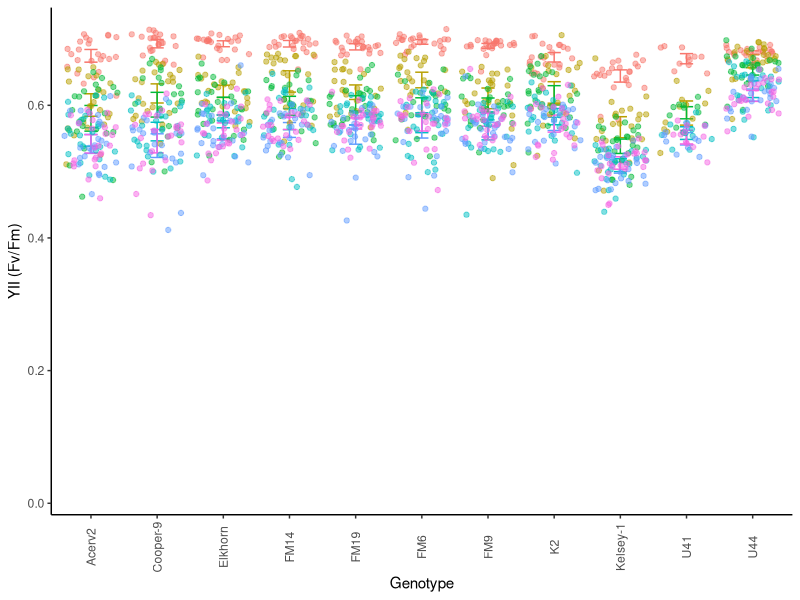
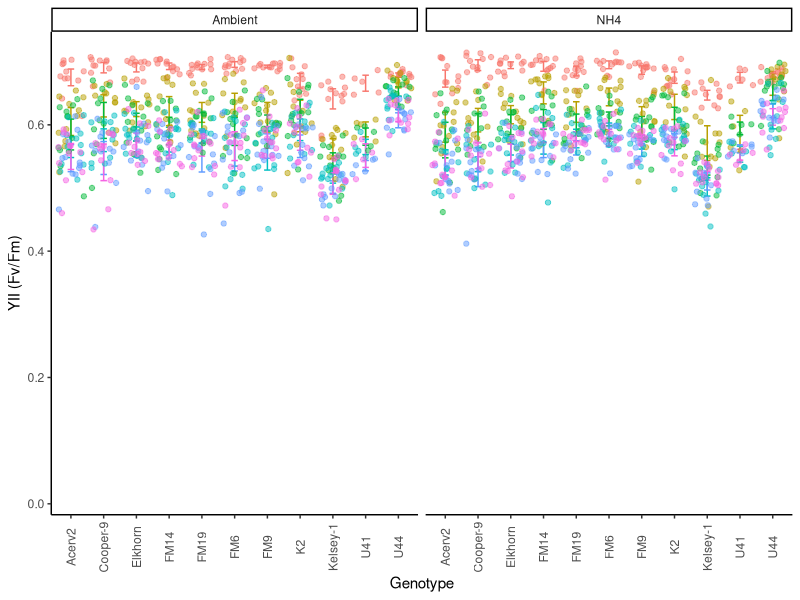
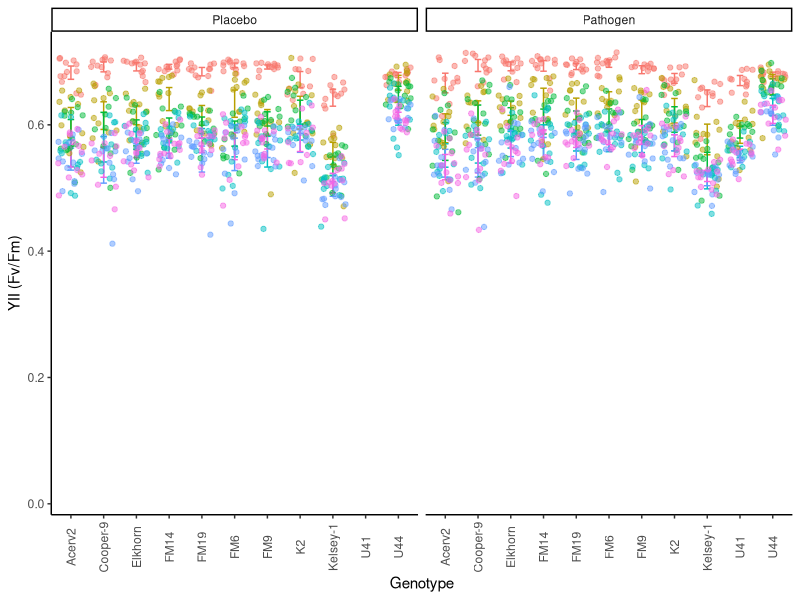
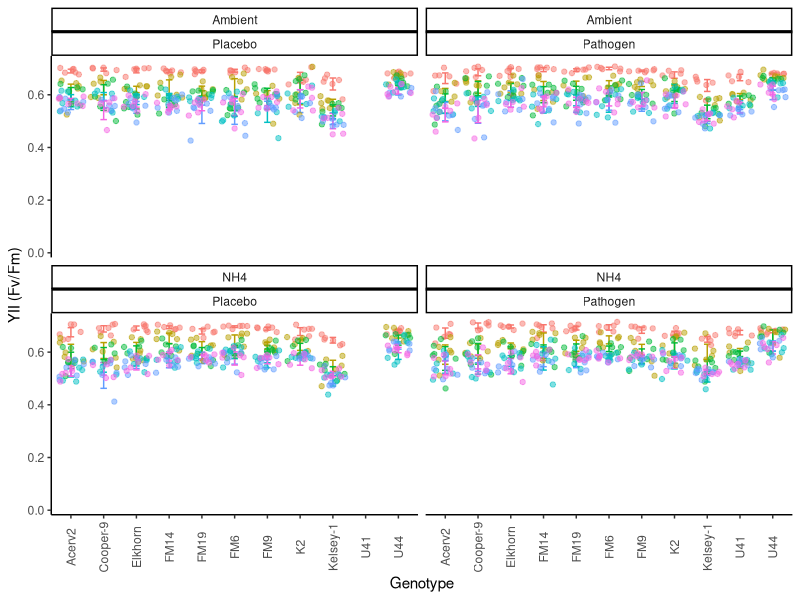
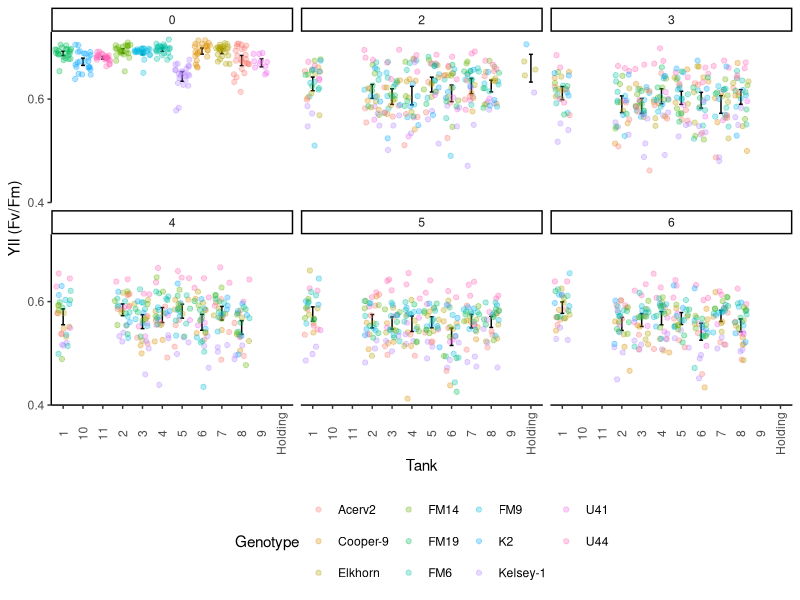
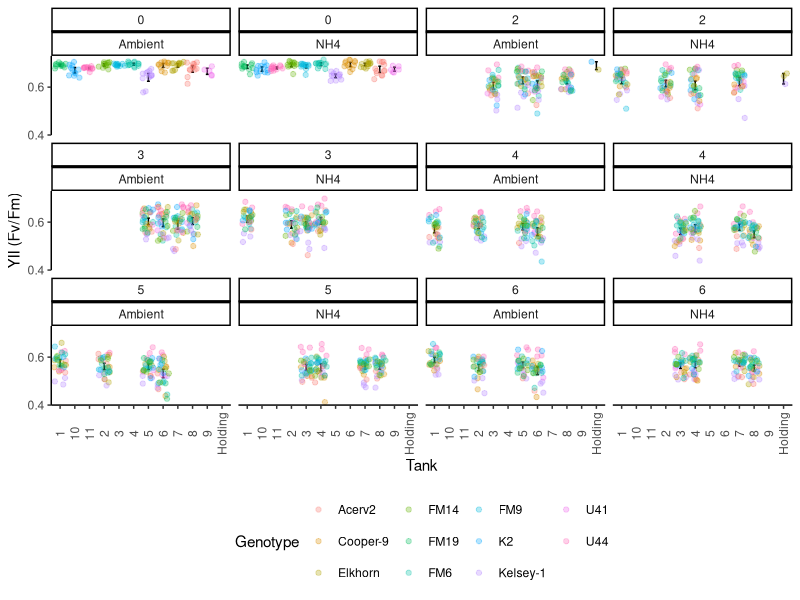
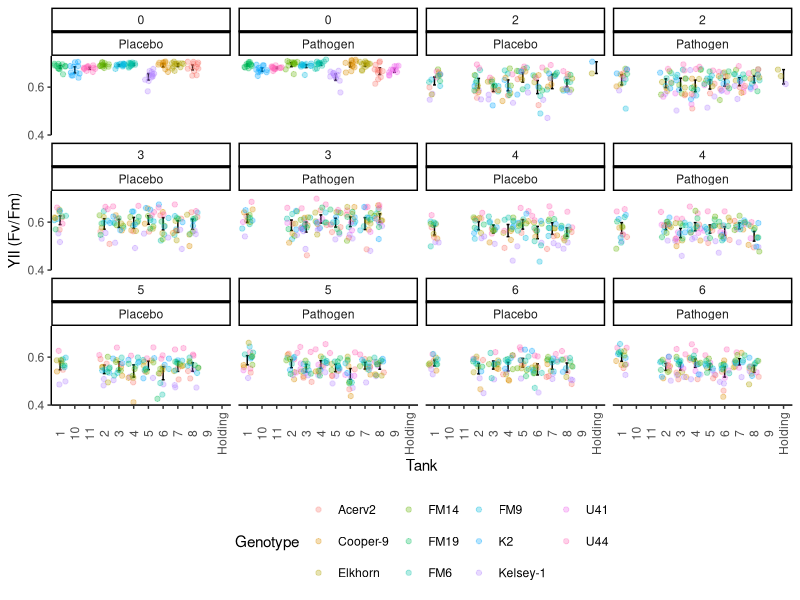
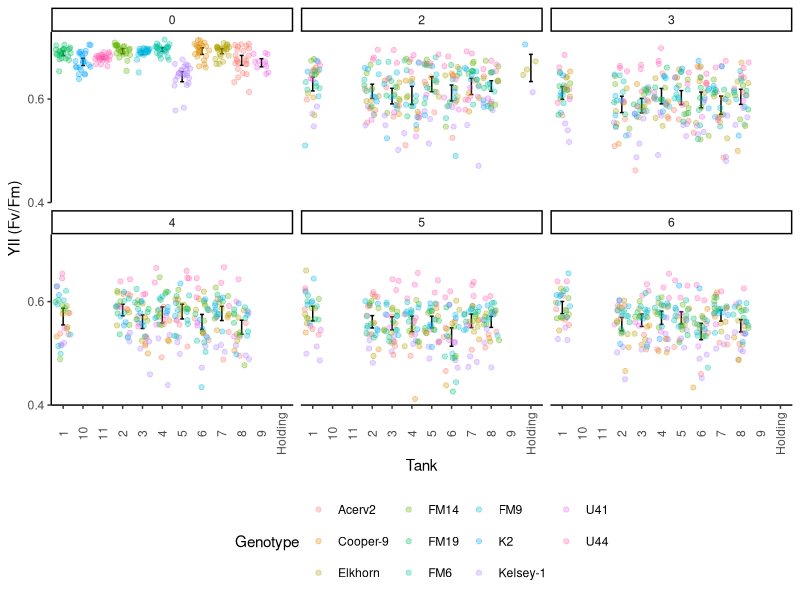

Write R code to recreate these figures, in order. (Note: this script raises an error after producing the figures.)
## ---- chunk 1
knitr::opts_chunk$set(echo = TRUE, warning=FALSE, message=FALSE, fig.width=7, fig.height=7 )
## ---- chunk 2

# Get all libraries and sources required to run the script

library(dplyr)
library(plyr)
library(reshape2)
library(ggplot2)
library(ggthemes)

theme_set (theme_classic() + theme(panel.grid.major = element_blank(),
                              panel.grid.minor = element_blank(), 
                              axis.line = element_line(colour = "black"),
                              legend.position="none",
                              axis.text.x = element_text(angle = 90, vjust = 0.5),
                              plot.title = element_text(size=12, face="bold"),
                              #panel.border = element_rect(colour = "black", fill=NA, size=1)
                              panel.border = element_blank()
                              ))
## ---- chunk 3

# 1. Import data: 

  # Long format Ssid YII
    YII.Tall<-read.csv("Data/YII_tall.csv")

  # Wide format 
    # YII.wide<- YII.Tall<-readRDS("Data/YII.Wide.rds")
    # YII.Wide<-read.csv("Data/YII_Wide.csv")
  
  #summary(YII.Tall)


# 2. Data clean-up an types: 
  
  # Variable types 
    #YII.nutrients$Time <- as.factor(YII.nutrients$Time)
    YII.Tall$Time<-as.numeric(YII.Tall$Time)
    YII.Tall$Date<-as.Date(YII.Tall$Date, "%Y-%m-%d")
    YII.Tall$Days<-(as.numeric(YII.Tall$Date)-18486)
  
  # Remove-unused data    
    Extras <- YII.Tall[which (YII.Tall$Nutrients=="Extra"), ]
    YII.Tall <- droplevels(YII.Tall[!rownames(YII.Tall) %in%
                                        rownames(Extras), ])
    
    Error <- YII.Tall[which (YII.Tall$YII==0), ]
    YII.Tall <- droplevels(YII.Tall[!rownames(YII.Tall) %in%
                                        rownames(Error), ])
  # Treatments
    YII.Tall$Nutrients<-factor(YII.Tall$Nutrients, 
                             levels= c("Ambient", "NH4"), ordered=TRUE)
    YII.Tall$Disease<-factor(YII.Tall$Disease, 
                             levels= c("Placebo", "Pathogen"), ordered=TRUE)
  # Replicates
    YII.Tall$Tank<-factor(YII.Tall$Tank, ordered=FALSE)
    YII.Tall$Genotype<-factor(YII.Tall$Genotype, ordered=FALSE)
  
  summary(YII.Tall)
## ---- chunk 4
# Genotype

YII_Genet<- ggplot(YII.Tall, aes (Genotype, YII, colour=factor(Time))) +
  stat_summary(fun.data = "mean_cl_boot",geom = "errorbar", width = 0.2 )+
  stat_summary(fun.y=mean, geom="line") + 
  geom_jitter(alpha=0.5)+
  scale_y_continuous(limits = c(0, .73),
                         breaks = seq(0, 0.7,0.2),  
                         expand = c(0.01, 0.01),
                         name=("YII (Fv/Fm)"))
  
YII_Genet

YII_Genet+ facet_wrap(~Nutrients)
YII_Genet+ facet_wrap(~Disease)
YII_Genet+ facet_wrap(Nutrients~Disease)


## ---- chunk 5
YII_Tank<- ggplot(YII.Tall, aes (Tank, YII)) +
  stat_summary(fun.data = "mean_cl_boot",geom = "errorbar", width = 0.2 )+
  stat_summary(fun.y=mean, geom="line") + 
  scale_y_continuous(limits = c(0.4, .73),
                         breaks = seq(0, 0.7,0.2),  
                         expand = c(0, 0),
                         name=("YII (Fv/Fm)"))+
  geom_jitter(aes(colour=Genotype), alpha=0.3)+
  facet_wrap(~Time) +
  theme(legend.position = "bottom")
YII_Tank

YII_Tank+ facet_wrap(Time~Nutrients)
YII_Tank+ facet_wrap(Time~Disease)

## ---- chunk 6
YII_Tank<- ggplot(YII.Tall, aes (Tank, YII)) +
  stat_summary(fun.data = "mean_cl_boot",geom = "errorbar", width = 0.2 )+
  stat_summary(fun.y=mean, geom="line") + 
  scale_y_continuous(limits = c(0.4, .73),
                         breaks = seq(0, 0.7,0.2),  
                         expand = c(0, 0),
                         name=("YII (Fv/Fm)"))+
  geom_jitter(aes(colour=Genotype), alpha=0.3)+
  facet_wrap(~Time) +
  theme(legend.position = "bottom")
YII_Tank

YII_Tank+ facet_wrap(Time~Nutrients)
YII_Tank+ facet_wrap(Time~Disease)

## ---- chunk 7
    

YII_Genotype<- ggplot(YII.Tall, aes (Date, YII, colour=factor(Nutrients))) +
  stat_summary(fun.data = "mean_cl_boot",geom = "errorbar", width = 0.2 )+
  stat_summary(fun.y=mean, geom="line") +
YII_Genotype +  facet_grid (~Disease)
YII_Genotype +  facet_wrap(~Genotype)

YII_Genotype<- ggplot(YII.Tall, aes (Time, YII, colour=factor(Nutrients))) +
  stat_summary(fun.data = "mean_cl_boot",geom = "errorbar", width = 0.2 )+
  stat_summary(fun.y=mean, geom="line")
YII_Genotype + facet_grid (Genotype~.)

YII_Genotype<- ggplot(YII.Tall, aes (Time, YII, colour=factor(Fragment))) +
  # stat_summary(fun.data = "mean_cl_boot",geom = "errorbar", width = 0.2 )+
  #stat_summary(fun.y=mean, geom="point", size =3, alpha=0.5) +
  stat_summary(fun.y=mean, geom="line") +   theme_gdocs()
YII_Genotype + ylim(0.2, 0.65) + facet_grid (Genotype~Nutrients) + theme(legend.position="none")
  # xlim(as.Date(c("2017-11-01", "2018-02-30")))

# Nutrients

YII_Treat<- ggplot(YII.Tall, aes (Date, YII, colour=factor(Nutrients))) +   stat_summary(fun.data = "mean_cl_boot",geom = "errorbar", width = 0.2)+
  stat_summary(fun.y=mean, geom="point", size =3, alpha=0.5) +
  stat_summary(fun.y=mean, geom="line") + theme_gdocs()
YII_Treat  + ylim(0.2, 0.7) #+ xlim(as.Date(c("2017-11-01", "2018-01-20"))) +
   #facet_grid (~Replicate)  #+ geom_jitter()

YII_Date <- ggplot(YII.Tall, aes (Nutrients, YII, colour=factor(Nutrients))) +
  stat_summary(fun.data = "mean_cl_boot",geom = "errorbar", width = 0.2)+
  stat_summary(fun.y=mean, geom="point", size =3, alpha=0.5) +
  theme_gdocs() 
YII_Date + facet_grid (Genotype~Date) + theme(legend.position="none")

## ---- chunk 8

# After nutrients 

YII.nutrients<-YII.Tall[which(YII.Tall$Time>4),]

YII_Genotype<- ggplot(YII.nutrients, aes (Date, YII, colour=factor(Genotype))) +
  stat_summary(fun.data = "mean_cl_boot",geom = "errorbar", width = 0.2 )+
  #stat_summary(fun.y=mean, geom="point", size =3, alpha=0.5) +
  stat_summary(fun.y=mean, geom="line") +   theme_gdocs()
YII_Genotype + ylim(0.2, 0.7) + facet_grid (Nutrients~.)

YII_Nut<- ggplot(YII.nutrients, aes (Date, YII, colour=factor(Nutrients))) +
  stat_summary(fun.data = "mean_cl_boot",geom = "errorbar", width = 0.2 )+
  stat_summary(fun.y=mean, geom="point", size =3, alpha=0.5) +
  stat_summary(fun.y=mean, geom="line") +   theme_gdocs()
YII_Nut + ylim(0.2, 0.7) +  facet_wrap (~Genotype) 

YII_Nut<- ggplot(YII.nutrients, aes (Date, YII, colour=factor(Nutrients))) +
  stat_summary(fun.data = "mean_cl_boot",geom = "errorbar", width = 0.2 )+
  stat_summary(fun.y=mean, geom="point", size =3, alpha=0.5) +
  stat_summary(fun.y=mean, geom="line") +   theme_gdocs()
YII_Nut + ylim(0.2, 0.7)


YII_Date_Nut<- ggplot(YII.nutrients, aes (Nutrients, YII, colour=factor(Nutrients))) +
  stat_summary(fun.data = "mean_cl_boot",geom = "errorbar", width = 0.2 )+
  stat_summary(fun.y=mean, geom="point", size =3, alpha=0.5) +
  stat_summary(fun.y=mean, geom="line") +   theme_gdocs()
YII_Date_Nut + ylim(0.2, 0.7) +   facet_grid (~Date) 
  # + xlim(as.Date(c("2017-11-01", "2018-01-20")))


YII_VariationOverTime <- ggplot(YII.Tall, aes (Time, YII, colour=factor(Genotype)))+ 
  geom_point() + facet_wrap (~Nutrients)

library(lattice)
xyplot(YII ~ Time | Nutrients, data=YII.nutrients, type=c("p", "r"), ylim=c(0.0, 0.7))
## ---- chunk 9

Survivors  <- YII.nutrients[, c("Fragment", "Days", "Genotype", "Nutrients")]
  library(plyr)
  SurvivorsFrecuency<-as.data.frame(xtabs(~ Days + Nutrients, Survivors))
  write.csv(SurvivorsFrecuency, "SurvivorsFrecuency.csv")

YII_Genotype<- ggplot(YII.nutrients, aes (Days, YII, colour=factor(Genotype))) +
  stat_summary(fun.data = "mean_cl_boot",geom = "errorbar", width = 0.2 )+
  #stat_summary(fun.y=mean, geom="point", size =3, alpha=0.5) +
  stat_summary(fun.y=mean, geom="line") +   theme_gdocs()
YII_Genotype + ylim(0.45, 0.65) + facet_grid (~Nutrients)

YII_Nutrients<- ggplot(YII.nutrients, aes (Days, YII, colour=Nutrients)) +
  stat_summary(fun.data = "mean_cl_boot",geom = "errorbar", 
               width = 0.2, position = position_dodge(width = 2) )+
  #stat_summary(fun.y=mean, geom="point", size =3, alpha=0.5) +
  stat_summary(fun.y=mean, geom="line") +   theme_bw () + ggtitle("B.")+
  theme(plot.background=element_blank(), 
            panel.border = element_blank(),
            axis.line = element_line(colour = "black"),
            panel.grid.major = element_blank(),
            panel.grid.minor = element_blank(),
            legend.position="bottom",
            strip.background = element_rect(fill="white")) +
      annotate("rect", xmin= 2, xmax = 91,
               ymin = 0.1, ymax =0.2, fill="blue", alpha = .04)+
      annotate("rect", xmin= 79, xmax = 90,
               ymin = 0.1, ymax = .7, fill="orange", alpha = .04)+
      annotate("rect", xmin= 90, xmax = 113,
               ymin = 0.1, ymax = 0.7, fill="red", alpha = .04)+
       scale_y_continuous(limits = c(0.1, 0.7),
                         breaks = seq(0.2, 0.6,0.2),  
                         expand = c(0, 0),
                         name=("YII (Fv/Fm)")) +
      scale_x_continuous(name="Days in the experiment",
                         limits = c(-2,115),
                         breaks = seq(0, 110, 15),  
                         expand = c(0, 0)) + 
    facet_grid (Genotype~., labeller = labeller(Genotype=c(`Green` = "A.cer_1", 
                                    `Green and Orange` = "A.cer_2",
                                    `Orange` = "A.cer_3", 
                                    `Red and Orange` = "A.cer_4",
                                    `Red and Yellow` = "A.cer_5")))
YII_Nutrients 

    ggsave(file="5.3B_YII.svg", plot=YII_Nutrients, width=3.0, height=6)
    ggsave(file="5.3B_YII_NOGenotype.svg", plot=YII_Nutrients, width=3.0, height=3)


# Libraries 
  library(lme4)
  library(multcomp)
  library(multcompView)
  library(lsmeans)
      library(emmeans)
  library(effects)
  library(lmerTest)

# More complex model 
    
YII.nutrients<-subset(YII.nutrients, Days<120)
YII.nutrients$DayF<-as.factor(YII.nutrients$Days)

LM_1 <- lmer(YII ~ Nutrients * DayF + 
                             (1|Genotype/Fragment), REML=TRUE, data= YII.nutrients)

step(LM_1)
LM_2 <- lmer(YII ~ Nutrients * Days + 
                             (Nutrients|Genotype), REML=TRUE,  data= YII.nutrients)
 
LM_3 <- lmer(YII ~ Nutrients * Days + 
                             (1|Genotype), REML=TRUE, data= YII.nutrients)
 
LM_4 <- lm(YII ~ Nutrients * Days, REML = FALSE, data= YII.nutrients)

# Select model

anova(LM_1, LM_2, refit=FALSE)
anova(LM_2, LM_3, refit=FALSE)
anova(LM_3, LM_4)
 
# Final mdel 
LM_Nutrients_Days<-lmer(YII ~ Nutrients * Days + 
                             (Nutrients|Genotype), data= YII.nutrients)
  anova(LM_1)
  summary(LM_1)
  coef(LM_1)
  fitted(LM_1)
      
      layout(matrix(1:4,2,2))  
      plot(LM_1)  
      
plot(Effect(c("Nutrients","DayF"), LM_1), x.var="DayF", multiline=T, ci.style="bars")

#  Pair-wise comparisons
cld(emmeans(LM_1, "Nutrients"))
YIIAcerEmm<-cld(emmeans(LM_1, specs = c("Nutrients", "DayF")))
write.csv(YIIAcerEmm, "YIIAcerEmm.csv")

## ---- chunk 10


# Last Data Point before nutrients 

  lastYII_BN<-ggplot (YII.Wide, aes(Genotype.5, YII.5, colour=factor(Nutrients.5)))
  lastYII_BN + stat_summary(fun.data = "mean_cl_boot",geom = "errorbar", width = 0.2)+
     stat_summary(fun.y=mean, geom="point", size =3, alpha=0.5) + theme_gdocs()
  
  LM_TC_B<-lm(YII.5~Nutrients.5*Genotype.5, data = YII.Wide)
  
  anova(LM_TC_B)
  TukeyHSD(aov(LM_TC_B))
  
  cld(lsmeans(LM_TC_B, "Nutrients.5"))
  cld(lsmeans(LM_TC_B, "Genotype.5"))
  cld(lsmeans(LM_TC_B, specs = c("Nutrients.5", "Genotype.5")))

# Last Data Point After nutrients 

lastYII_BN<-ggplot (YII.Wide, aes(Genotype.13, YII.13, colour=factor(Nutrients.13)))
  lastYII_BN + stat_summary(fun.data = "mean_cl_boot",geom = "errorbar", width = 0.2)+
     stat_summary(fun.y=mean, geom="point", size =3, alpha=0.12) + theme_gdocs()
  
  LM_TC_B<-lm(YII.12~Nutrients.12*Genotype.12, data = YII.Wide)
  
  anova(LM_TC_B)
  TukeyHSD(aov(LM_TC_B))
  
  cld(lsmeans(LM_TC_B, "Nutrients.12"))
  cld(lsmeans(LM_TC_B, "Genotype.12"))
  cld(lsmeans(LM_TC_B, specs = c("Nutrients.12", "Genotype.12")))

## ---- chunk 11
# Creates bibliography 
#knitr::write_bib(c(.packages()), "packages.bib")
